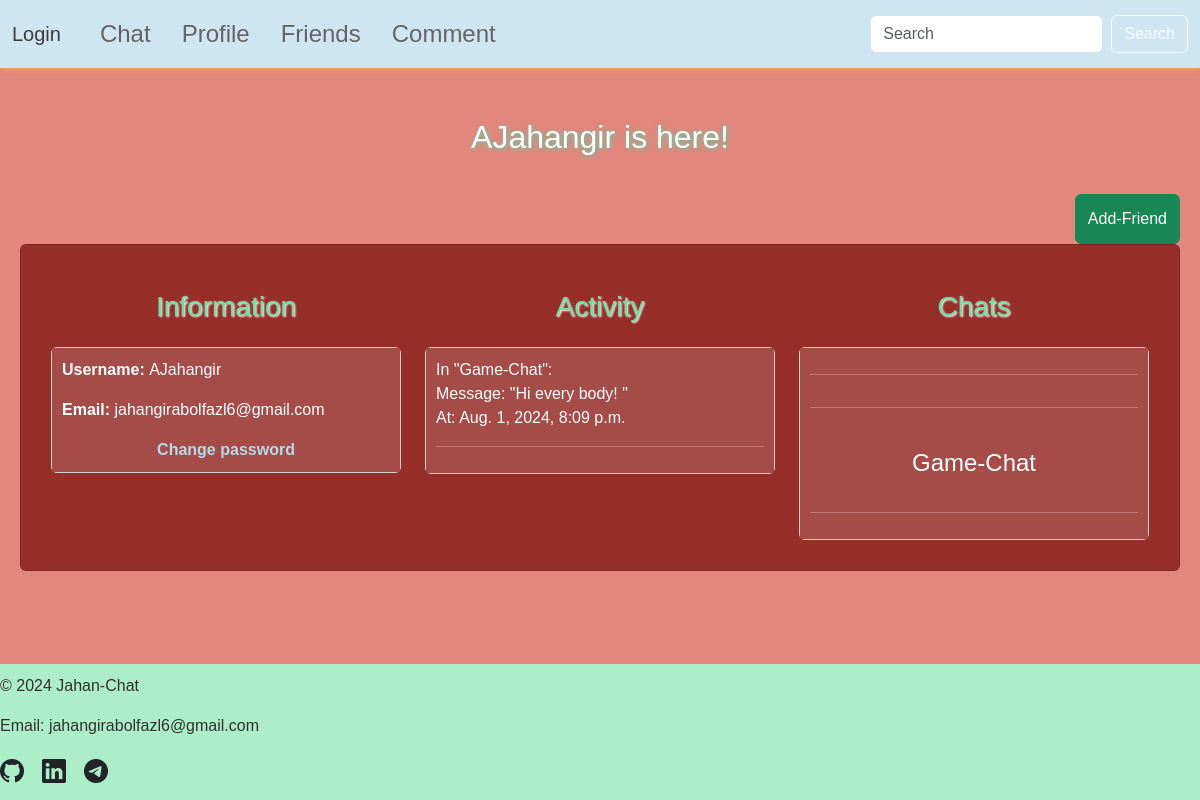
The app's page /show-profile/AJahangir1/ with its own data.
### base/models.py (models this page shows, shortened)
class CustomUser(AbstractUser):
    friends = models.ManyToManyField("self", symmetrical=True, blank=True)
    created = models.DateTimeField(auto_now_add=True)
    groups = models.ManyToManyField(
        Group,
        related_name='customuser_set',
        blank=True,
        help_text='The groups this user belongs to. A user will get all permissions granted to each of their groups.',
        related_query_name='customuser',
    )
    user_permissions = models.ManyToManyField(
        Permission,
        related_name='customuser_set',
        blank=True,
        help_text='Specific permissions for this user.',
        related_query_name='customuser',
    )
    class Meta:
        ordering = ["created"]

class Message(models.Model):
    author = models.ForeignKey(CustomUser, on_delete=models.CASCADE, related_name="messages")
    chat = models.ForeignKey(Chat, on_delete=models.CASCADE, related_name="messages")
    body = models.TextField()
    created = models.DateTimeField(auto_now_add=True)
    updated = models.DateTimeField(auto_now=True)
    class Meta:
        ordering = ["created"]
        indexes = [
            models.Index(fields=["created"]),
        ]

class Chat(models.Model):
    name = models.CharField(max_length=50, unique=True)
    host = models.ForeignKey(CustomUser, on_delete=models.CASCADE, related_name="hosted_chats")
    participants = models.ManyToManyField(CustomUser, related_name="chats")
    description = models.TextField(blank=True)
    created = models.DateTimeField(auto_now_add=True)
    status = models.CharField(max_length=10, choices=[("open", "open"), ("close", "close")], default="open")
    isDirect = models.BooleanField(default=False)
    class Meta:
        ordering = ["-created"]
        indexes = [
            models.Index(fields=["created"]),
        ]

### base/views.py (the view)
# urls.py: path("show-profile/<str:username><str:pk>/", views.showingProfile, name="showing_profile"),
def showingProfile(request, username, pk):
    user = CustomUser.objects.get(username=username, id=pk)
    visitor = authenticate(id=request.user.id)
    if visitor is not None:
        login(request, visitor)
    chats = Chat.objects.filter(
        Q(participants__id=user.id) |
        Q(host__id=user.id)
    ).distinct()
    messages = Message.objects.filter(
        author=user
    ).distinct()
    context = {
        "user": user,
        "chats": chats,
        "chat_messages": messages
    }
    return render(request, "base/showing_profile_other.html", context=context)

### base/templates/base/showing_profile_other.html (shortened to what this page needs)
{% extends 'base.html' %}
{% load static %}
{% block extra_css %}
    <link rel="stylesheet" href="{% static 'style/profile.css' %}">
{% endblock extra_css %}
{% block page_title %}
    <div class="title-container">
        <h2>{{ user.username }} is here!</h2>
        <button class="btn btn-success add-friend" type="submit" data-add-friend-url="{% url 'add_friend' user.id %}" {% if user in request.user.friends.all %}disabled{% endif %}>
            Add-Friend
        </button>
    </div>
{% endblock page_title %}
{% block page_content %}
    <div class="profile-container card">
        <div class="row">
            <div class="col">
                <h3>Information</h3>
                <div class="card">
                    <div class="info-container">
                        <p><strong>Username: </strong>{{user.username}}</p>
                        <p><strong>Email: </strong>{{user.email}}</p>
                        <a id="change-password" href="{% url 'change_password' %}">Change password</a>
                    </div>
                </div>
            </div>
            <div class="col">
                <h3>Activity</h3>
                <div class="card">
                    <div class="activity-container">
                        {% for chat_message in chat_messages %}
                            {% if chat_message.chat.status == "open" %}
                                <div class="message-info">
                                    In "{{chat_message.chat.name}}":
                                    <br>
                                    Message: "{{chat_message.body|slice:50}}
                                    "
                                    <br>
                                    At: {{chat_message.created}}
                                    <br>
                                    <hr>
                                </div>
                            {% endif %}
                        {% endfor %}
                    </div>
                </div>
            </div>
            <div class="col">
                <h3>Chats</h3>
                <div class="card">
                    <div class="chat-container">
                        {% for chat in chats %}
                            <div class="chat-name">
                                {% if chat.status == "open" %}
                                    {% if not chat.isDirect %}
                                        <h4><a href="{% url 'chat_details' chat.name chat.id %}">{{chat.name}}</a></h4>
                                    {% endif %}
                                {% endif %}
                            </div>
                            <hr>
                        {% endfor %}
                    </div>
                </div>
            </div>
        </div>
    </div>
{% endblock page_content %}

### static/style/base.css (style rules this page uses)
html, body { margin: 0; padding: 0; height: 100%; }
body { background-color: #E3867D; font-family: 'Lucida Sans', 'Lucida Sans Regular', 'Lucida Grande', 'Lucida Sans Unicode', Geneva, Verdana, sans-serif; display: flex; flex-direction: column; min-height: 100vh; }

### static/style/profile.css (style rules this page uses)
h3, h2 { color: #72dfa3; text-align: center; padding: 15px; text-shadow: 1px 1px 2px white; }
h2 { color: white; padding: 30px; text-shadow: 1px 1px 5px rgba(0, 255, 179, 0.697); }
.profile-container { display: flex; flex-direction: column; padding: 30px; margin-bottom: 50px; color: white; background-color: #962E2A; }
.activity-container, .info-container, .chat-container { display: flex; flex-direction: column; padding: 10px; background-color: #A64C48; color: white; }
#change-password { align-self: center; text-decoration: none; color: #b5d8e9; font-weight: bold; }
.chat-name h4 { text-align: center; margin-top: 15px; padding: 10px; }
.chat-name h4 a { text-decoration: none; color: white; }
.title-container { display: flex; flex-direction: column; justify-content: center; }
.add-friend { height: 50px; align-self: flex-end; }

### records on screen
CustomUser: username "AJahangir", email "jahangirabolfazl6@gmail.com"
Message: chat.name "Game-Chat", body "Hi every body!", created "Aug. 1, 2024, 8:09 p.m."
Chat: name "Game-Chat"
